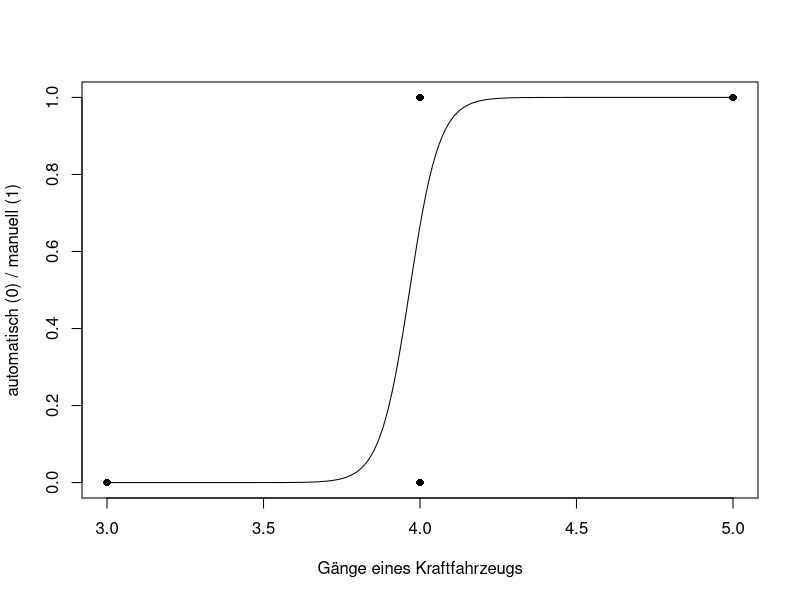

The R source for this figure:
############################
# Logistischen Regressions #
############################

# Logistische Regression als neues Objekt anlegen
logistic_regression <- glm(formula = am ~ gear, family = binomial, data = mtcars)

# Logistische Regression grafisch darstellen
X <- seq(3,5, 0.01)
Y <- predict(logistic_regression, list(gear=X), type="response")
plot(mtcars$gear, mtcars$am, pch=16, xlab="Gänge eines Kraftfahrzeugs", ylab="automatisch (0) / manuell (1)")
lines(X, Y)

# Kennwerte der logistischen Regression
summary(logistic_regression)